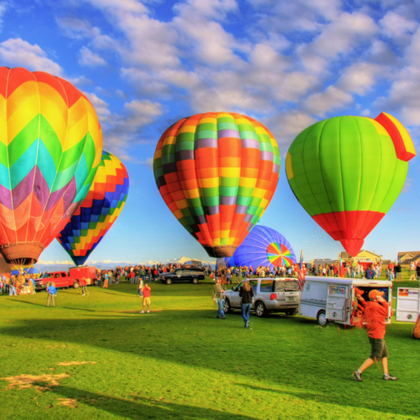
%> input picture ImageFilter/Balloon.tif, 420 x 420 px, shrunk from 512 x 512 before the run
$ octave --eval "ImageFilter;"   (GNU Octave 9; MATLAB toolbox functions it lacks are replaced by stand-ins)
%> lines starting %> are read from the running program, lines starting %| are printed output that depends on the picture; long printed decimals are rounded
function ImageFilter

close all

%read image file
[a, map]=imread('Balloon.tif');
%> a is the input picture: size 420x420x3 uint8; mean R, G, B 139.5, 141.6, 106
%> map = []

%convert gray
a = rgb2gray(a);
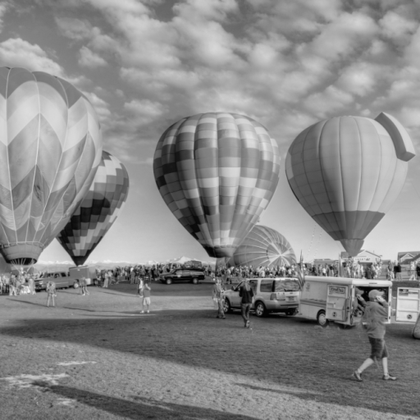
%> a: size 420x420 uint8; min 0, max 244, mean 136.9
figure('name', 'img1')
imshow(a)

[m n]=size(a);
%> m = 420; n = 420

% run fft
f_transform=fft2(a);

% run shift for center
f_shift=fftshift(f_transform);

% show fft's magnitude
MF = abs(f_shift); % Get the magnitude
MF = log(MF+1); % Use log, for perceptual scaling, and +1 since log(0) is undefined
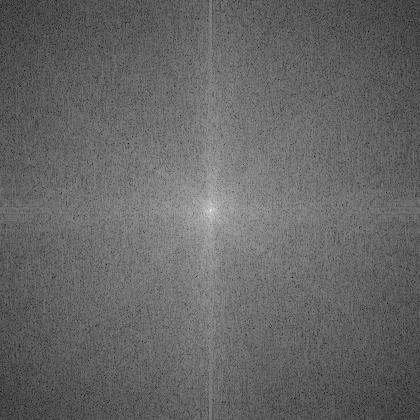
%> MF: size 420x420 double; min 1.09, max 17, mean 7.5; drawn with min black and max white
MF = mat2gray(MF); % Use mat2gray to scale the image between 0 and 1

figure('name', 'FFT Magnitude')
imshow(MF,[]); % Display the result

% show fft's phase
AF = angle(f_shift); % Get the phase
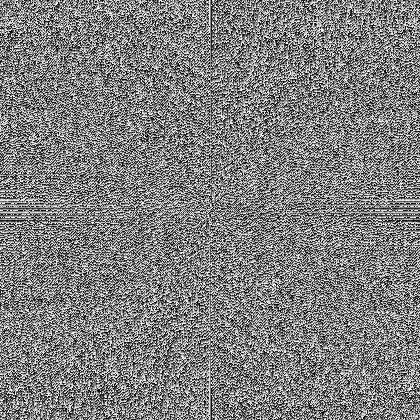
%> AF: size 420x420 double; min -3.14, max 3.14, mean 1.78e-05; drawn with min black and max white
AF = mat2gray(AF); % Use mat2gray to scale the image between 0 and 1

figure('name', 'FFT Phase')
imshow(AF,[]); % Display the result

% Perform inverse Fourier transform
img_recover=ifftshift(f_shift);
img_recover=abs(ifft2(img_recover));

% displayed low filtered image
formatSpec = 'Recorverd Image';
figure('name', formatSpec);
imshow(img_recover,[]);

% create gausian low filter
p=m/2;
%> p = 210
q=n/2;
%> q = 210

d0=20;
for i=1:m
    for j=1:n
        distance=sqrt((i-p)^2+(j-q)^2);
        low_filter(i,j)=exp(-(distance)^2/(2*(d0^2)));
    end
end
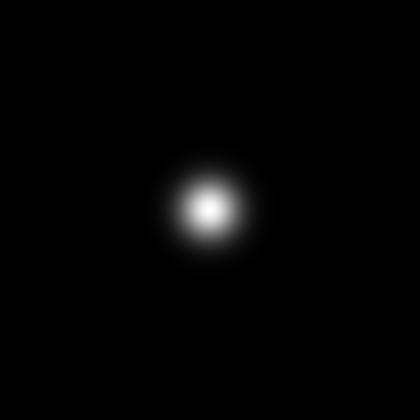
%> low_filter: size 420x420 double; min 1.32e-48, max 1, mean 0.0142

% apply filter to fft image
filter_apply=f_shift.*low_filter;

% Perform inverse Fourier transform
image_orignal=ifftshift(filter_apply);
image_filter_apply=abs(ifft2(image_orignal));

% displayed low filtered image
formatSpec = 'Lowpass Filter D0 = %d';
str = sprintf(formatSpec, d0);
figure('name', str);
imshow(image_filter_apply,[]);

% Create a Gaussian highpass filter
for i=1:m
    for j=1:n
        distance=sqrt((i-p)^2+(j-q)^2);
        high_filter(i,j)=1-exp(-(distance)^2/(2*(d0^2)));
    end
end
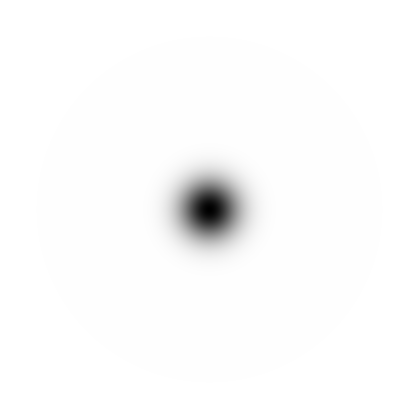
%> high_filter: size 420x420 double; min 0, max 1, mean 0.986

% apply it to the Fourier coefficients of img1
filter_apply=f_shift.*high_filter;
image_orignal=ifftshift(filter_apply);
image_filter_apply=abs(ifft2(image_orignal));

% displayed highpass filtered image
formatSpec = 'Highpass Filter D0 = %d';
str = sprintf(formatSpec, d0);
figure('name', str);
imshow(image_filter_apply,[]);


% wavelet decompose
[cA1,cH1,cV1,cD1] = dwt2(a,'bior3.7');
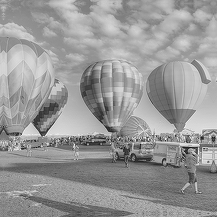
%> cA1: size 217x217 double; min -117.4, max 535.7, mean 273.9; drawn with min black and max white

figure('name', 'Wavelet cofficient')
colormap gray;

subplot(221)
img11 = 255 * (cA1-min(cA1(:))) ./ (max(cA1(:)-min(cA1(:))));
imagesc(img11); title('Lowpass Approximation');

subplot(222)
img12 = 255 * (cH1-min(cH1(:))) ./ (max(cH1(:)-min(cH1(:))));
imagesc(img12); title('Vertical Detail Image');

subplot(223)
img21 = 255 * (cH1-min(cV1(:))) ./ (max(cV1(:)-min(cV1(:))));
imagesc(img21); title('Horizontal Detail Image');

subplot(224)
img22 = 255 * (cH1-min(cD1(:))) ./ (max(cD1(:)-min(cD1(:))));
imagesc(img22); title('Diagonal Detail Image');

% set approximate subband to zero
[t y] = size(cA1);
%> t = 217; y = 217
subband = zeros(t, y);
Xsyn = idwt2(subband,cH1,cV1,cD1,'bior3.7');
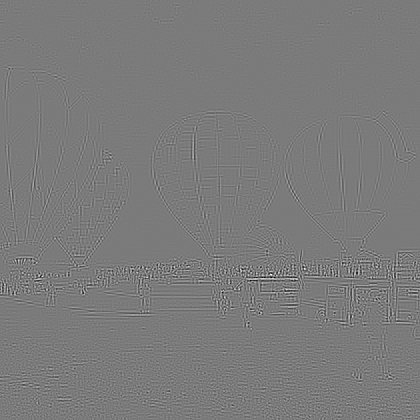
%> Xsyn: size 420x420 double; min -64.13, max 68.61, mean 0; drawn with min black and max white

figure('name', 'Reconstructed Wavelet Image');

colormap gray;
subplot(121); imagesc(a); title('Original Image');
axis square
subplot(122); imagesc(Xsyn); title('Edge map Image');
axis square

% Compute the energy, entropy, and homogeneity feature
gray = 255 * (Xsyn-min(Xsyn(:))) ./ (max(Xsyn(:)-min(Xsyn(:))));
stats = graycoprops(uint8(gray), {'energy', 'homogeneity'} )
%> stats = {Energy 5.71e-06, Homogeneity 0.0245}
entr = entropy(uint8(gray));
%> entr = 4.85

formatSpec = 'Entropy : %f';
str = sprintf(formatSpec, entr);
%> str = 'Entropy : 4.850863'

disp(str);
%| Entropy : 4.851

aveDiff = mean2(diff(image_filter_apply - Xsyn));
%> aveDiff = 0.00193

formatSpec = 'Differenece : %f';
str = sprintf(formatSpec, aveDiff);
%> str = 'Differenece : 0.001927'

disp(str);
%| Differenece : 0.001927
